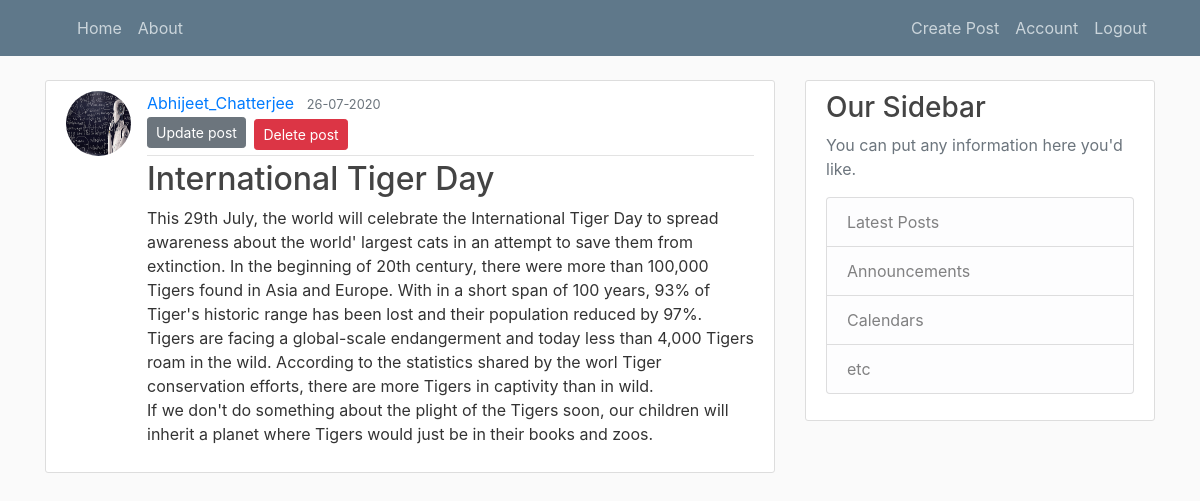
Screenshot of /post/3 (signed in) with the database file from the repository.
### flask_blog/models.py (models this page shows, shortened)
class Users(db.Model, UserMixin):
    id = db.Column(db.Integer, primary_key=True)
    username = db.Column(db.String(20), unique = True, nullable = False)
    email = db.Column(db.String(20), unique=True, nullable=False)
    password = db.Column(db.String(60), nullable=False)
    image = db.Column(db.String(20), nullable=False, default='default.jpg')
    posts = db.relationship('Post', backref='author', lazy=True)

class Post(db.Model):
    id = db.Column(db.Integer, primary_key=True)
    title = db.Column(db.String(30), nullable=False)
    date = db.Column(db.DateTime, nullable=False, default=datetime.utcnow())
    content = db.Column(db.Text, nullable=False)
    user_id = db.Column(db.Integer, db.ForeignKey('users.id'), nullable=False)  # in the foreign key user is lower case as that is the table name that is by default named from he class User...

### flask_blog/routes.py (the view)
@app.route("/post/<int:post_id>", methods=["GET", "POST"])
def post(post_id):
    if current_user.is_authenticated:
        post = Post.query.get_or_404(post_id)
        return render_template('post.html', title=post_id, post= post)
    else:
        return redirect(url_for('Register'))

### flask_blog/models.py (called while the page is built)
@login_manager.user_loader
def load_user(user_id):
    return Users.query.get(int(user_id))

### flask_blog/templates/post.html (shortened to what this page needs)
{% extends 'layout.html' %}
{% block content%}
<article class="media content-section">
    <img src="{{ url_for('static', filename='profile_pics/' + post.author.image) }}" class="rounded-circle article-img">
<div class="media-body">
<div class="article-metadata">
  <a class="mr-2" href="#">{{ post.author.username }}</a>
  <small class="text-muted">{{ post.date.strftime("%d-%m-%Y") }}</small><br>
  {% if current_user.username ==  post.author.username%}
    <a href="{{ url_for('update_post', post_id=post.id) }}" class="btn btn-secondary btn-sm  mb-1">Update post</a>
    <button type = "danger" class="btn btn-danger btn-sm m-1" data-toggle="modal" data-target="#deleteModal">Delete post</button>
  {% endif %}
</div>
<h2 class="article-title" >{{ post.title }}</h2>
<p class="article-content">{{ post.content }}</p>
</div>
</article>
{% endblock %}

### flask_blog/static/main.css (style rules this page uses)
body { background: #fafafa; color: #333333; margin-top: 5rem; }
h1, h2, h3, h4, h5, h6 { color: #444444; }
.content-section { background: #ffffff; padding: 10px 20px; border: 1px solid #dddddd; border-radius: 3px; margin-bottom: 20px; }
.article-title { color: #444444; }
.article-content { white-space: pre-line; }
.article-img { height: 65px; width: 65px; margin-right: 16px; }
.article-metadata { padding-bottom: 1px; margin-bottom: 4px; border-bottom: 1px solid #e3e3e3 }

### rows the page displays
Users: image (picture), author.username "Abhijeet_Chatterjee"
Post: date "26-07-2020", title "International Tiger Day", content "This 29th July, the world will celebrate the International Tiger Day to spread awareness about the world' largest cats in an attempt to save them from extinction. In the beginning of 20th century, there were more than 100,000 Tigers found in Asia and Europe. With in a short span of 100 years, 93% of Tiger's historic range has been lost and their population reduced by 97%. Tigers are facing a global-scale endangerment and today less than 4,000 Tigers roam in the wild. According to the statistics shared by the worl Tiger conservation efforts, there are more Tigers in captivity than in wild. If we don't do something about the plight of the Tigers soon, our children will inherit a planet where…"
